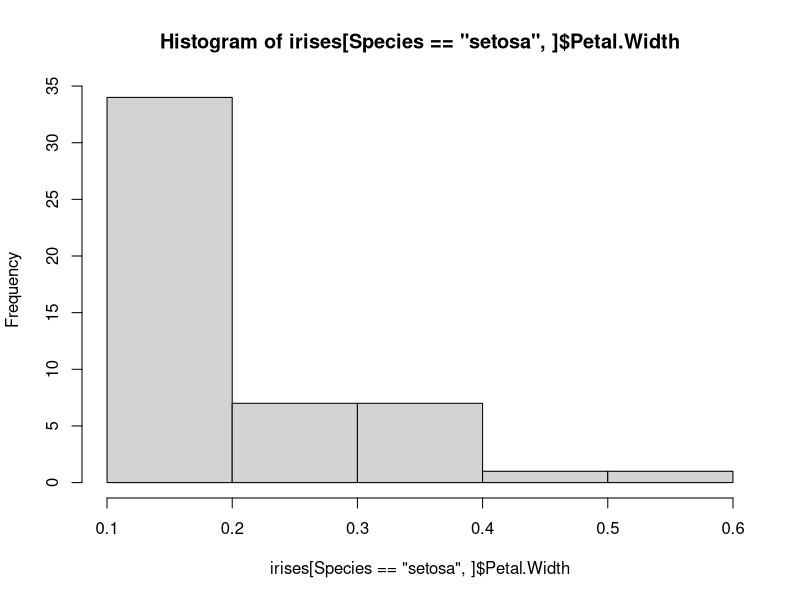
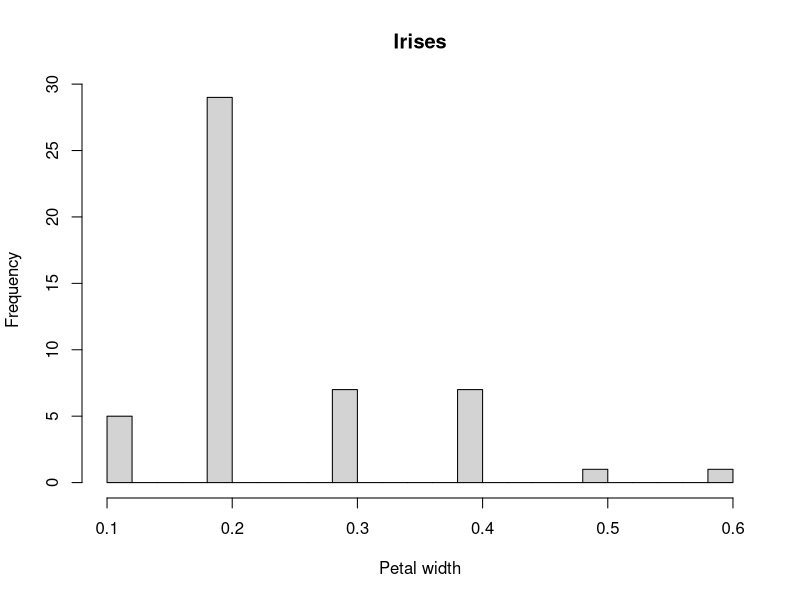
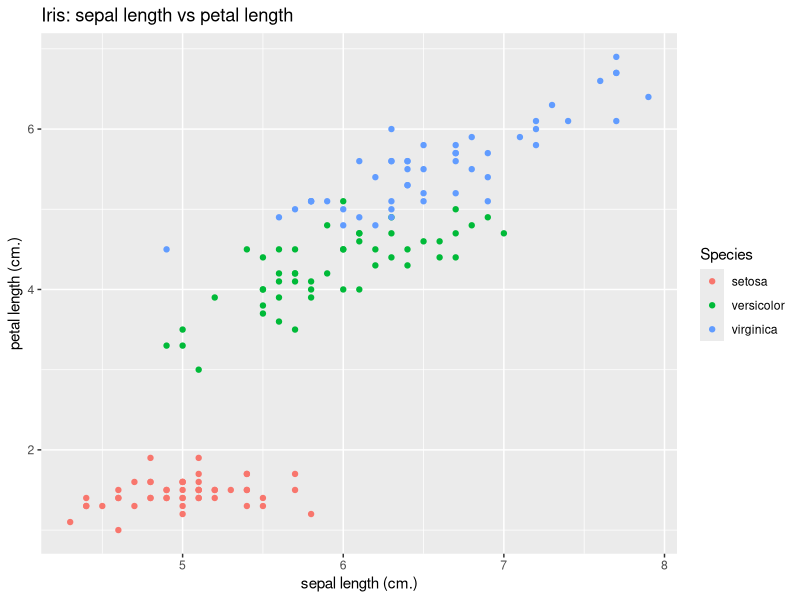
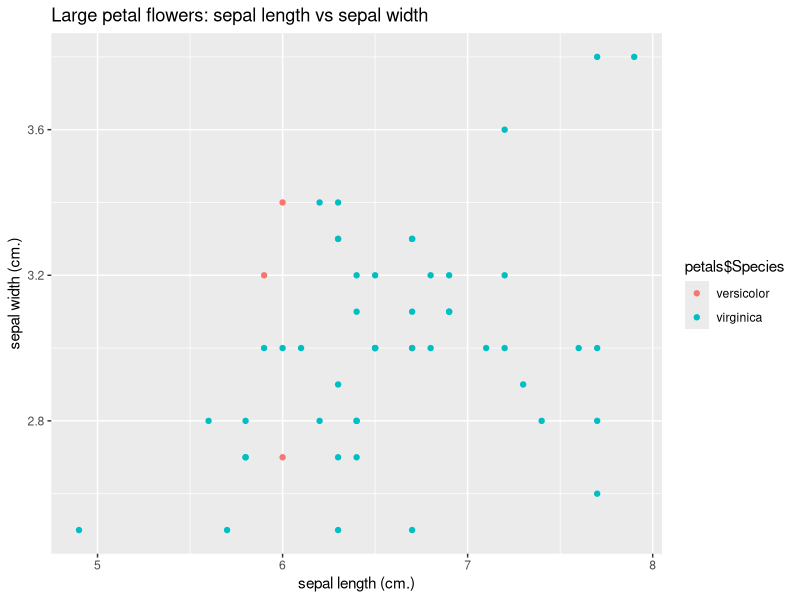
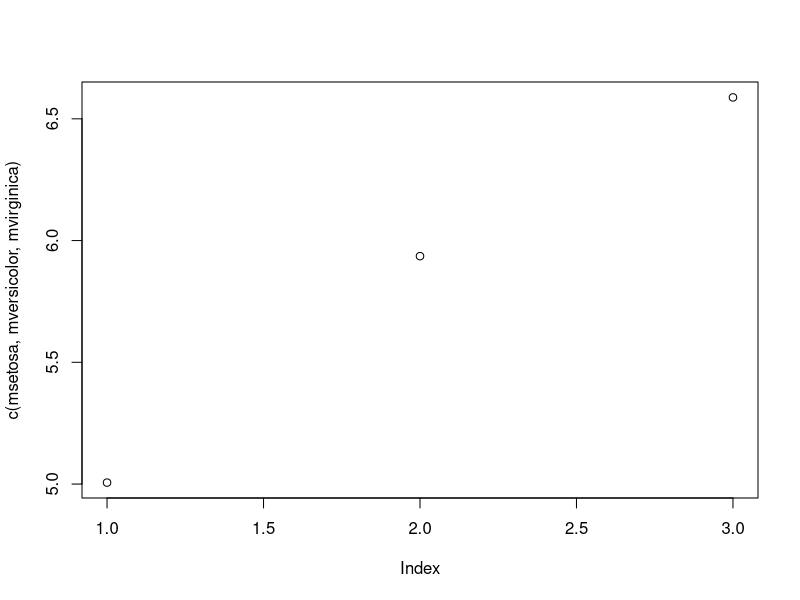

Generate these figures, in order, with R:
#1: Show help for the Iris dataset
help(iris)

#Load dataset in Variable
irises <- iris

#Attach the dataset
attach(irises)

#Check the Data
summary(irises)

#Get all the Setosa Flowers
setosa <- irises[Species=="setosa",]

#See the Factors of the Petal Widths and Lengths
pwidths <- factor(irises[Species=="setosa",]$Petal.Width)
plengths <- factor(irises[Species=="setosa",]$Petal.Length)
#See the Factors of the Sepal Widths and Lengths
swidths <- factor(irises[Species=="setosa",]$Sepal.Width)
slengths <- factor(irises[Species=="setosa",]$Sepal.Length)

#Count the Factors of the Petal Widths and Lengths
nlevels(pwidths)
nlevels(plengths)
#Count the Factors of the Sepal Widths and Lengths
nlevels(swidths)
nlevels(slengths)

#Show the Widths of Setosas
irises[Species=="setosa",]$Petal.Width

#2: Make a Histogram with: 20 bins of Petal width fot the Iris Setosa
hist(irises[Species=="setosa",]$Petal.Width) #seq(0,0.5,length=20)
hist(irises[Species=="setosa",]$Petal.Width, main="Irises",xlab="Petal width",ylab="Frequency",breaks=20)

install.packages("ggplot2")
library(ggplot2)
#3: Make a scatterplot with: Sepal length vs Petal length of all Irises
ggplot2::qplot(Sepal.Length,Petal.Length, color=Species,main="Iris: sepal length vs petal length",xlab="sepal length (cm.)",ylab="petal length (cm.)")

#Get all the Irises where the Petal width is larger then 1.5
petals <- iris[Petal.Width>1.5,]

#4: Make a scatterplot with: Compare Sepal length vs Sepal width of the "Large petal flowers"
lp <- ggplot2::qplot(petals$Sepal.Length,petals$Sepal.Width, color=petals$Species, main="Large petal flowers: sepal length vs sepal width",xlab="sepal length (cm.)",ylab="sepal width (cm.)")
lp <- lp + scale_fill_discrete(name="legendName")
lp

#5: Inter-species difference
msetosa <- mean(iris[Species=="setosa",]$Sepal.Length)
mversicolor <- mean(iris[Species=="versicolor",]$Sepal.Length)
mvirginica <- mean(iris[Species=="virginica",]$Sepal.Length)
interspecies <- c(msetosa,mversicolor,mvirginica)
names(interspecies) <- c("setosa", "versicolor", "virginica")
plot(c(msetosa,mversicolor,mvirginica))